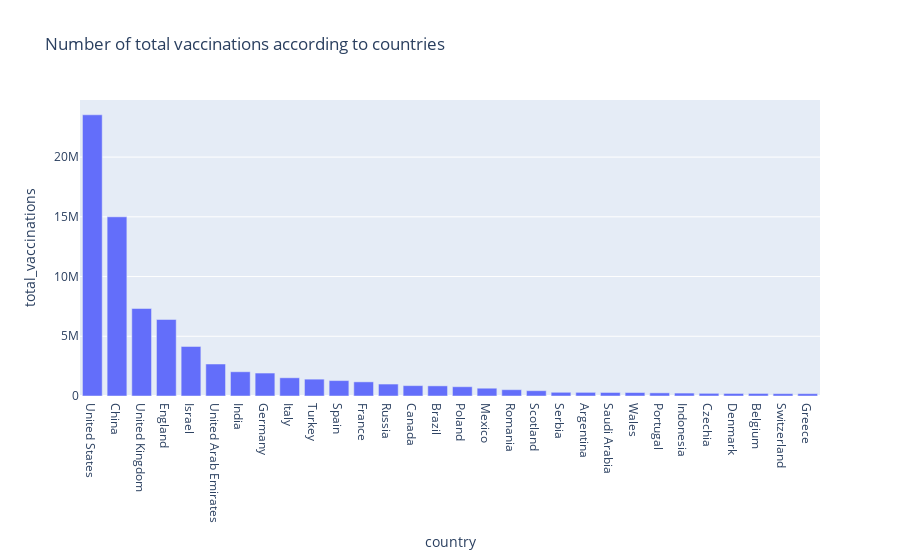

The notebook cell saved with this chart:
### Code cell
data = new_df[['country','total_vaccinations']].nlargest(30,'total_vaccinations')
fig = px.bar(data, x = 'country',y = 'total_vaccinations',title="Number of total vaccinations according to countries",)
fig.show()

### Figure 1 — Plotly figure (JSON) as saved in the notebook; plotly's stock layout.template omitted (floating-point values rounded to 4 significant figures)
{"data": [{"alignmentgroup": "True", "hovertemplate": "country=%{x}<br>total_vaccinations=%{y}<extra></extra>", "legendgroup": "", "marker": {"color": "#636efa"}, "name": "", "offsetgroup": "", "orientation": "v", "showlegend": false, "textposition": "auto", "type": "bar", "x": ["United States", "China", "United Kingdom", "England", "Israel", "United Arab Emirates", "India", "Germany", "Italy", "Turkey", "Spain", "France", "Russia", "Canada", "Brazil", "Poland", "Mexico", "Romania", "Scotland", "Serbia", "Argentina", "Saudi Arabia", "Wales", "Portugal", "Indonesia", "Czechia", "Denmark", "Belgium", "Switzerland", "Greece"], "xaxis": "x", "y": [23540994, 15000000, 7325773, 6405554, 4146005, 2677680, 2029480, 1921689, 1525612, 1410273, 1291216, 1184510, 1000000, 868454, 848883, 776987, 652319, 528378, 443960, 310266, 305880, 295530, 290147, 263499, 245685, 222450, 213724, 213301, 197368, 195783], "yaxis": "y"}], "layout": {"barmode": "relative", "legend": {"tracegroupgap": 0}, "title": {"text": "Number of total vaccinations according to countries"}, "xaxis": {"anchor": "y", "domain": [0, 1], "title": {"text": "country"}}, "yaxis": {"anchor": "x", "domain": [0, 1], "title": {"text": "total_vaccinations"}}}}
